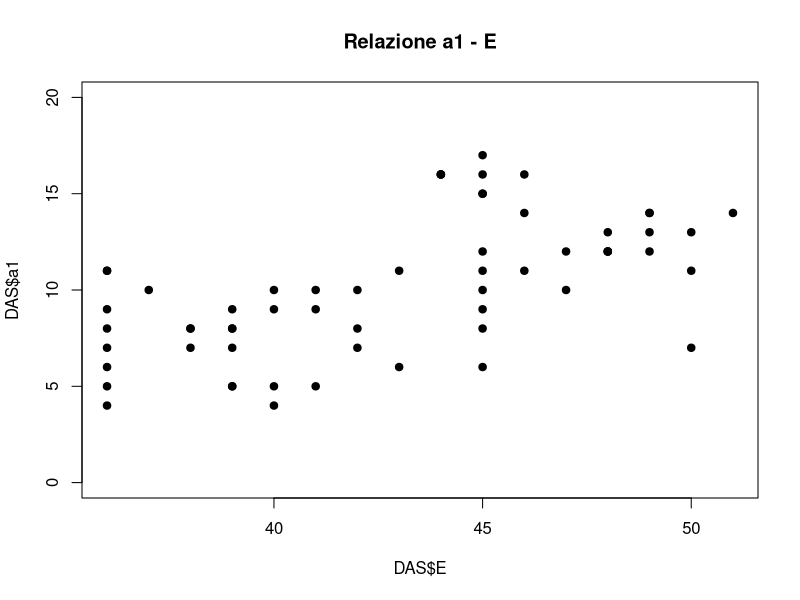
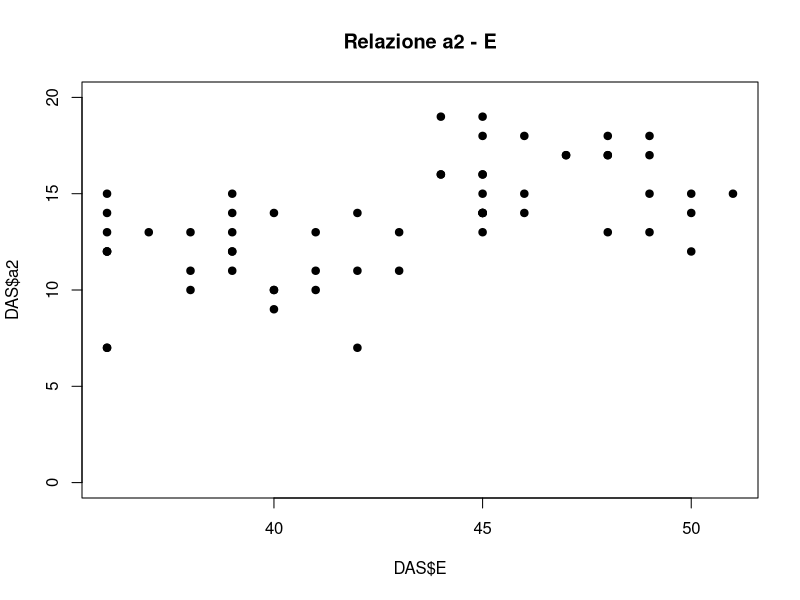
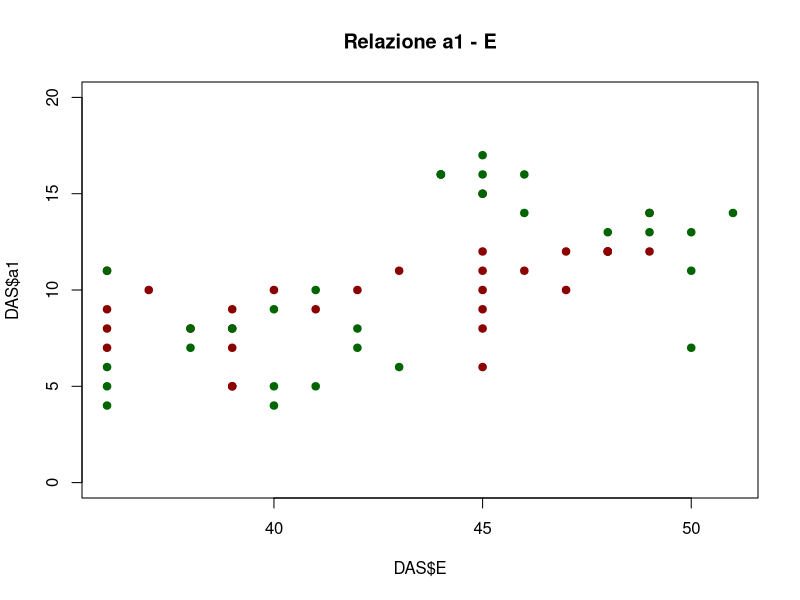
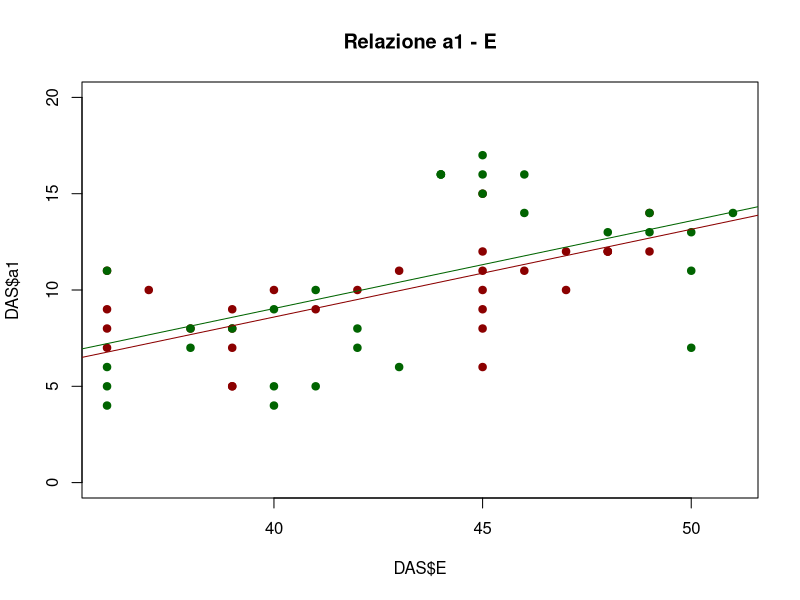
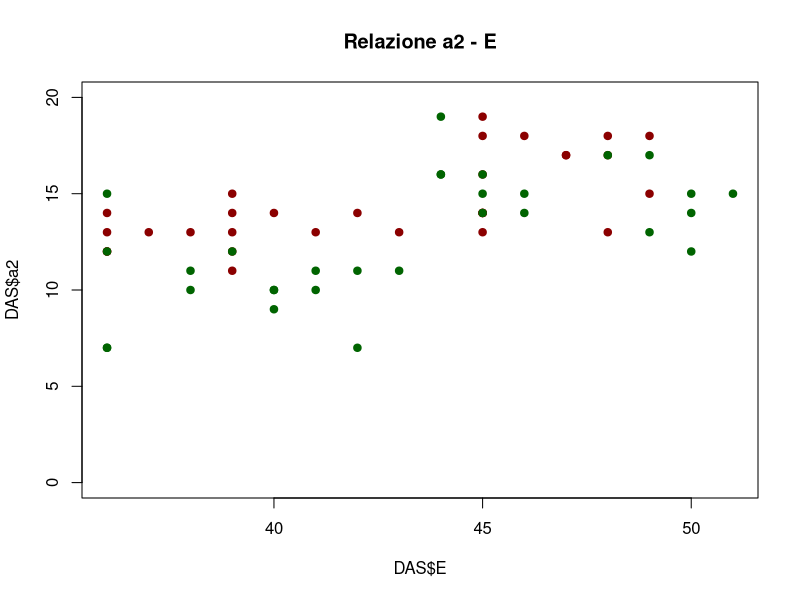
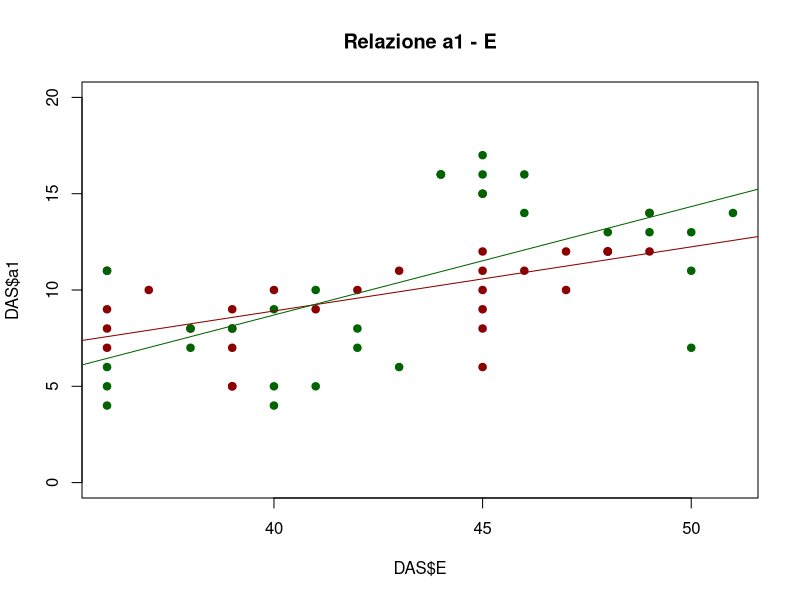
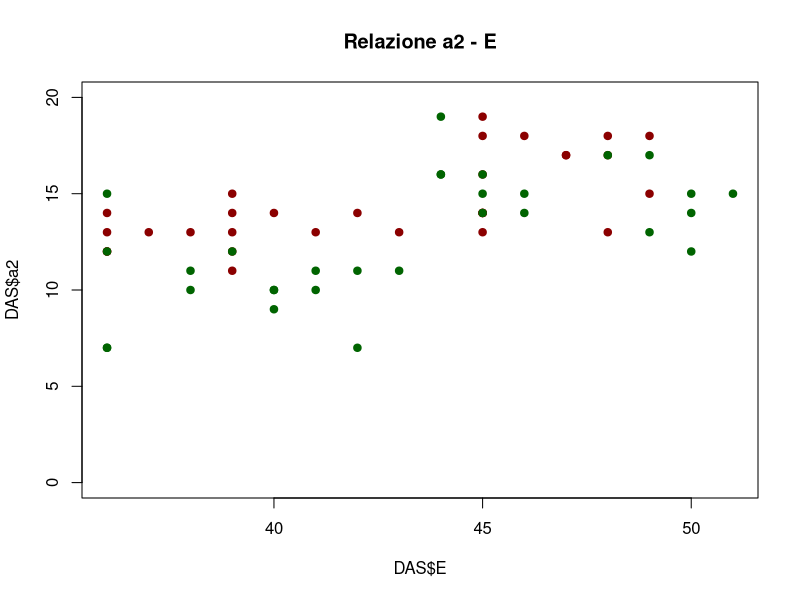

Reproduce these figures in R, in order.
## ---- chunk 1
myvar = F
echovar = F
evalvar = F
knitr::opts_chunk$set(include = myvar, 
                      echo = echovar,
                      eval = evalvar)
## ---- chunk 2
DAS = read.csv2("DataAS.csv")
## ---- chunk 3
DAS$a1 = DAS$a1b1 + DAS$a1b2
DAS$a2 = DAS$a2b1 + DAS$a2b2
## ---- chunk 4
#| echo: false
plot(DAS$E, DAS$a1, pch = 19, main = "Relazione a1 - E", ylim=c(0, 20))

## ---- chunk 5
#| echo: false 
cat("Il grafico sembra indicare una relazione di tipo positivo tra E e a1")
## ---- chunk 6
plot(DAS$E, DAS$a2, pch = 19, main = "Relazione a2 - E", ylim=c(0, 20))

## ---- chunk 7
#| echo: false
cat("Il grafico sembra indicare una relazione (debole) di tipo positivo tra E e a2")
## ---- chunk 8
ma1 = lm(a1 ~ E, data = DAS)
summary(ma1)
## ---- chunk 9
#| echo: false
cat("entrambi i parametri risultano statisticamente significativi (alfa=0.05). \n Il coefficiente angolare indica relazione +")
## ---- chunk 10
ma2 = lm(a2 ~ E, data = DAS)
summary(ma2)
## ---- chunk 11
#| echo: false
cat("solo il coefficinete angolare è statisticamente significativo (alfa=0.05). \n Il coefficiente angolare indica relazione +")
## ---- chunk 12
quantile95 = qt(0.975, 58)
# modello con a1 vd
deltab0 = 3.52647*quantile95
deltab1 = 0.08185*quantile95
ic95b0 = c(-9.53928-deltab0,-9.53928+deltab0 )
ic95b0
ic95b1 = c(0.45872-deltab1,0.45872+deltab1)
ic95b1
## ---- chunk 13
# modello con a2 vd 
deltab0 = 2.9553*quantile95
deltab1 = 0.0686*quantile95
ic95b0 = c( -1.9230-deltab0,-1.9230+deltab0 )
ic95b0
ic95b1 = c(0.3630-deltab1,0.3630+deltab1)
ic95b1
## ---- chunk 14
plot(DAS$E, DAS$a1, pch = 19, main = "Relazione a1 - E", ylim=c(0, 20), 
     col =ifelse(DAS$S == "f", "darkred", "darkgreen"))
## ---- chunk 15
#| echo: false
cat("non è evidente che i due gruppi si distinguano per le rette di regressione")
## ---- chunk 16
ma1se = lm(a1 ~ E + S, data = DAS)
summary(ma1se)
## ---- chunk 17
#| echo: false

cat("b0 e bE sono significativi, bSm no")
## ---- chunk 18
# prendo i coefficienti del modello 
coefa1 = coef(ma1se)
coefa1

plot(DAS$E, DAS$a1, pch = 19, main = "Relazione a1 - E", ylim=c(0, 20), 
     col =ifelse(DAS$S == "f", "darkred", "darkgreen"))
abline(coefa1[1], coefa1[2], col ="darkred") # retta di regressione per il gruppo f
abline(coefa1[1] + coefa1[3], coefa1[2], 
       col = "darkgreen") # retta di regressione per il gruppo m
## ---- chunk 19
plot(DAS$E, DAS$a2, pch = 19, main = "Relazione a2 - E", ylim=c(0, 20), 
     col =ifelse(DAS$S == "f", "darkred", "darkgreen"))
## ---- chunk 20
#| echo: false
cat("non è evidente che i due gruppi si distinguano per le rette di regressione")
## ---- chunk 21
# calcolo degli intervalli di confidenza
quantile95 = qt(0.975, 57)
# isolo i valori degli errori standard del modello 
se = summary(ma1se)$coefficients[,2]
se
# ottengo un vettore di delta da aggiungere/togliere ai rispettivi parametri
deltacoef =se*quantile95
ic = rbind(coefa1-deltacoef,
coefa1+deltacoef)
rownames(ic) = c("Lim.Inf", "Lim.Sup")
ic
## ---- chunk 22
ma1se_inter = lm(a1 ~ E * S, data = DAS)
summary(ma1se_inter)
## ---- chunk 23
#| echo: false

cat("Solo bE è significativo")
## ---- chunk 24
# prendo i coefficienti del modello 
coefa1_inter = coef(ma1se_inter)
coefa1_inter

plot(DAS$E, DAS$a1, pch = 19, main = "Relazione a1 - E", ylim=c(0, 20), 
     col =ifelse(DAS$S == "f", "darkred", "darkgreen"))
# retta di regressione per il gruppo f
abline(coefa1_inter[1], coefa1_inter[2], col ="darkred")  
abline(coefa1_inter[1] + coefa1_inter[3], coefa1_inter[2]+coefa1_inter[4], 
       col = "darkgreen") # retta di regressione per il gruppo m
## ---- chunk 25
#| echo: false
cat("Sebbene le rette si intersechino, i parametri del modello \n ci dicono che non è significativo")
## ---- chunk 26
plot(DAS$E, DAS$a2, pch = 19, main = "Relazione a2 - E", ylim=c(0, 20), 
     col =ifelse(DAS$S == "f", "darkred", "darkgreen"))
